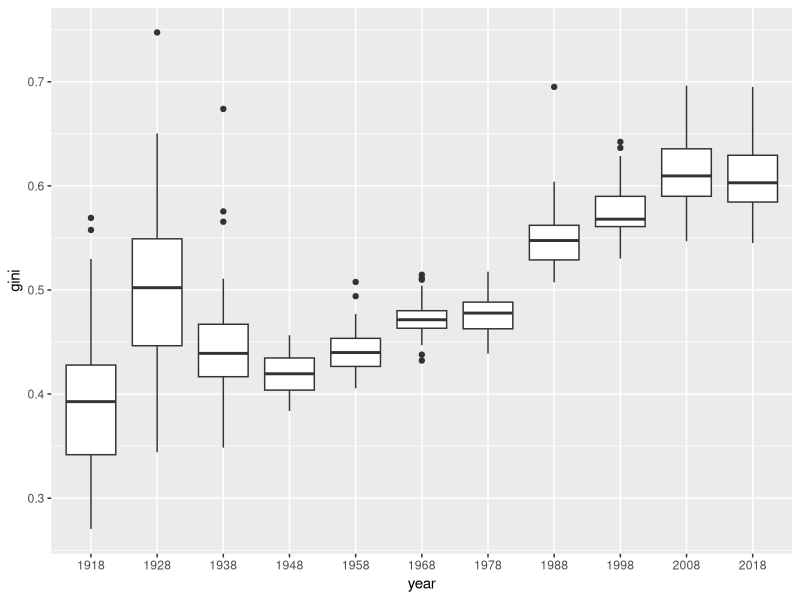

Write the R code that produced this figure.
## ---- chunk 1
knitr::opts_chunk$set(echo = FALSE, message = FALSE, warning = FALSE)
## ---- chunk 2
library(tidyverse)
library(MASS)
## ---- chunk 3
df <- read_csv("Inequality_data.csv")
## ---- chunk 4
summary(df)
## ---- chunk 5
df %>% pivot_longer(cols = -State, names_to = "year", values_to = "gini") %>% 
  filter(gini != 1000) %>% 
  ggplot(aes(x = year, y = gini)) +
  geom_boxplot() 
